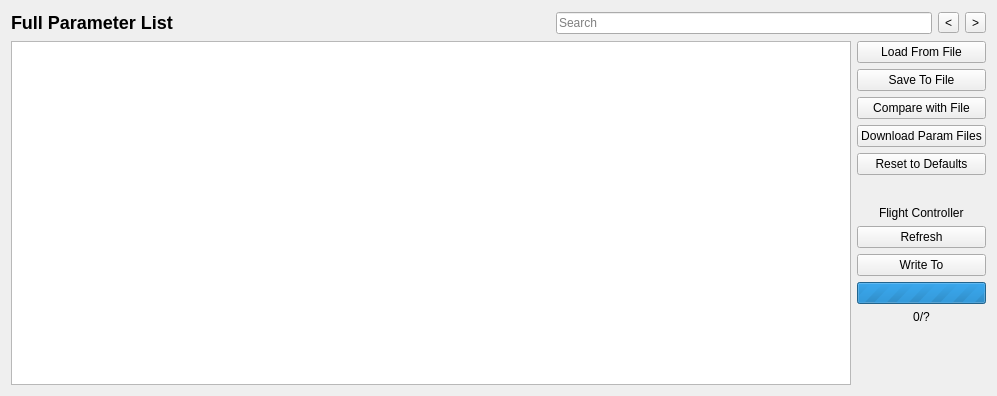
<?xml version="1.0" encoding="UTF-8"?>
<ui version="4.0">
 <class>AdvParameterList</class>
 <widget class="QWidget" name="AdvParameterList">
  <property name="geometry">
   <rect>
    <x>0</x>
    <y>0</y>
    <width>997</width>
    <height>396</height>
   </rect>
  </property>
  <property name="windowTitle">
   <string>Form</string>
  </property>
  <layout class="QHBoxLayout" name="horizontalLayout_3">
   <item>
    <layout class="QVBoxLayout" name="verticalLayout_2">
     <item>
      <layout class="QHBoxLayout" name="horizontalLayout_2">
       <item>
        <widget class="QLabel" name="label">
         <property name="minimumSize">
          <size>
           <width>0</width>
           <height>24</height>
          </size>
         </property>
         <property name="maximumSize">
          <size>
           <width>194</width>
           <height>24</height>
          </size>
         </property>
         <property name="text">
          <string>&lt;h2&gt;Full Parameter List&lt;/h2&gt;</string>
         </property>
        </widget>
       </item>
       <item>
        <spacer name="horizontalSpacer">
         <property name="minimumSize">
          <size>
           <width>0</width>
           <height>23</height>
          </size>
         </property>
         <property name="maximumSize">
          <size>
           <width>16777215</width>
           <height>23</height>
          </size>
         </property>
         <property name="orientation">
          <enum>Qt::Horizontal</enum>
         </property>
         <property name="sizeHint" stdset="0">
          <size>
           <width>503</width>
           <height>20</height>
          </size>
         </property>
        </spacer>
       </item>
       <item>
        <widget class="QLineEdit" name="searchLineEdit">
         <property name="minimumSize">
          <size>
           <width>181</width>
           <height>0</height>
          </size>
         </property>
         <property name="placeholderText">
          <string>Search</string>
         </property>
        </widget>
       </item>
       <item>
        <widget class="QToolButton" name="previousItemButton">
         <property name="cursor">
          <cursorShape>ArrowCursor</cursorShape>
         </property>
         <property name="toolTip">
          <string>Previous</string>
         </property>
         <property name="text">
          <string>&lt;</string>
         </property>
        </widget>
       </item>
       <item>
        <widget class="QToolButton" name="nextItemButton">
         <property name="toolTip">
          <string>Next</string>
         </property>
         <property name="text">
          <string>&gt;</string>
         </property>
        </widget>
       </item>
      </layout>
     </item>
     <item>
      <layout class="QHBoxLayout" name="horizontalLayout">
       <item>
        <widget class="QTableWidget" name="tableWidget">
         <property name="alternatingRowColors">
          <bool>true</bool>
         </property>
        </widget>
       </item>
       <item>
        <layout class="QVBoxLayout" name="verticalLayout">
         <item>
          <widget class="QPushButton" name="loadPushButton">
           <property name="text">
            <string>Load From File</string>
           </property>
          </widget>
         </item>
         <item>
          <widget class="QPushButton" name="savePushButton">
           <property name="text">
            <string>Save To File</string>
           </property>
           <property name="shortcut">
            <string>Ctrl+S</string>
           </property>
          </widget>
         </item>
         <item>
          <widget class="QPushButton" name="compareButton">
           <property name="text">
            <string>Compare with File</string>
           </property>
          </widget>
         </item>
         <item>
          <widget class="QPushButton" name="downloadRemoteButton">
           <property name="text">
            <string>Download Param Files</string>
           </property>
          </widget>
         </item>
         <item>
          <widget class="QPushButton" name="resetButton">
           <property name="text">
            <string>Reset to Defaults</string>
           </property>
          </widget>
         </item>
         <item>
          <spacer name="verticalSpacer_2">
           <property name="orientation">
            <enum>Qt::Vertical</enum>
           </property>
           <property name="sizeType">
            <enum>QSizePolicy::Fixed</enum>
           </property>
           <property name="sizeHint" stdset="0">
            <size>
             <width>20</width>
             <height>25</height>
            </size>
           </property>
          </spacer>
         </item>
         <item alignment="Qt::AlignHCenter">
          <widget class="QLabel" name="label_2">
           <property name="text">
            <string>Flight Controller</string>
           </property>
          </widget>
         </item>
         <item>
          <widget class="QPushButton" name="refreshPushButton">
           <property name="text">
            <string>Refresh</string>
           </property>
           <property name="shortcut">
            <string>Ctrl+R</string>
           </property>
          </widget>
         </item>
         <item>
          <widget class="QPushButton" name="writePushButton">
           <property name="text">
            <string>Write To</string>
           </property>
           <property name="shortcut">
            <string>Ctrl+W</string>
           </property>
          </widget>
         </item>
         <item>
          <widget class="QProgressBar" name="paramProgressBar">
           <property name="sizePolicy">
            <sizepolicy hsizetype="Minimum" vsizetype="Fixed">
             <horstretch>0</horstretch>
             <verstretch>0</verstretch>
            </sizepolicy>
           </property>
           <property name="toolTip">
            <string comment="Download Progress"/>
           </property>
           <property name="minimum">
            <number>0</number>
           </property>
           <property name="maximum">
            <number>0</number>
           </property>
           <property name="value">
            <number>0</number>
           </property>
           <property name="format">
            <string>%v/%m</string>
           </property>
          </widget>
         </item>
         <item>
          <widget class="QLabel" name="progressLabel">
           <property name="text">
            <string>0/?</string>
           </property>
           <property name="alignment">
            <set>Qt::AlignCenter</set>
           </property>
          </widget>
         </item>
         <item>
          <spacer name="verticalSpacer">
           <property name="orientation">
            <enum>Qt::Vertical</enum>
           </property>
           <property name="sizeHint" stdset="0">
            <size>
             <width>20</width>
             <height>40</height>
            </size>
           </property>
          </spacer>
         </item>
        </layout>
       </item>
      </layout>
     </item>
    </layout>
   </item>
  </layout>
 </widget>
 <resources/>
 <connections/>
</ui>
